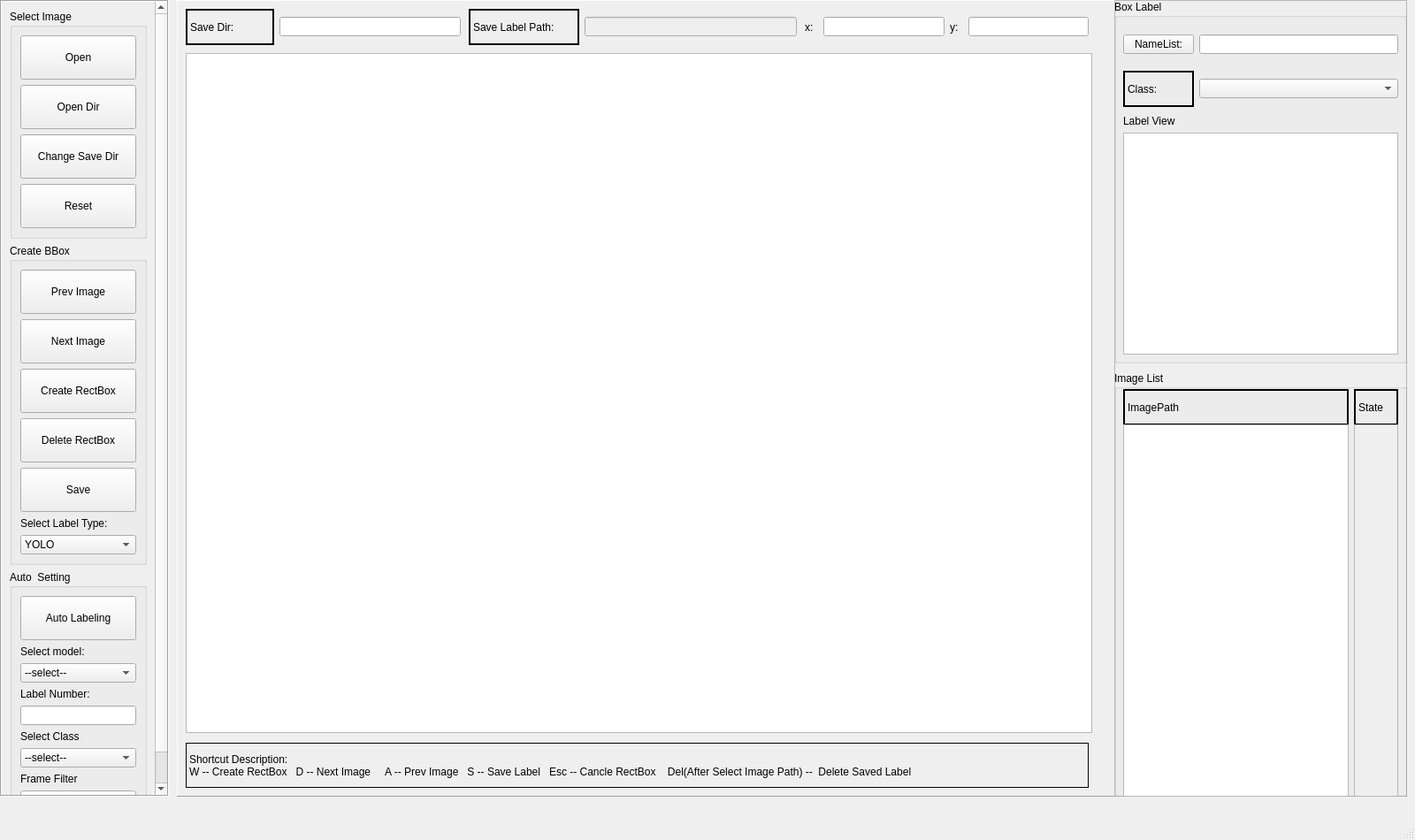
<?xml version="1.0" encoding="UTF-8"?>
<ui version="4.0">
 <class>LabelImg</class>
 <widget class="QMainWindow" name="LabelImg">
  <property name="geometry">
   <rect>
    <x>0</x>
    <y>0</y>
    <width>1600</width>
    <height>950</height>
   </rect>
  </property>
  <property name="windowTitle">
   <string>MainWindow</string>
  </property>
  <widget class="QWidget" name="centralwidget">
   <widget class="QScrollArea" name="scrollArea">
    <property name="geometry">
     <rect>
      <x>0</x>
      <y>0</y>
      <width>191</width>
      <height>901</height>
     </rect>
    </property>
    <property name="frameShape">
     <enum>QFrame::Box</enum>
    </property>
    <property name="widgetResizable">
     <bool>true</bool>
    </property>
    <widget class="QWidget" name="scrollAreaWidgetContents">
     <property name="geometry">
      <rect>
       <x>0</x>
       <y>-79</y>
       <width>190</width>
       <height>955</height>
      </rect>
     </property>
     <layout class="QVBoxLayout" name="verticalLayout">
      <item>
       <widget class="QGroupBox" name="groupBox_2">
        <property name="title">
         <string>Select Image</string>
        </property>
        <layout class="QVBoxLayout" name="verticalLayout_4">
         <item>
          <widget class="QPushButton" name="OpenButton">
           <property name="minimumSize">
            <size>
             <width>0</width>
             <height>50</height>
            </size>
           </property>
           <property name="maximumSize">
            <size>
             <width>16777215</width>
             <height>50</height>
            </size>
           </property>
           <property name="text">
            <string>Open</string>
           </property>
           <property name="icon">
            <iconset>
             <normaloff>C:/Users/.designer/resource/open.png</normaloff>C:/Users/.designer/resource/open.png</iconset>
           </property>
          </widget>
         </item>
         <item>
          <widget class="QPushButton" name="OpenDirButton">
           <property name="minimumSize">
            <size>
             <width>0</width>
             <height>50</height>
            </size>
           </property>
           <property name="maximumSize">
            <size>
             <width>16777215</width>
             <height>50</height>
            </size>
           </property>
           <property name="text">
            <string>Open Dir</string>
           </property>
          </widget>
         </item>
         <item>
          <widget class="QPushButton" name="SaveDirButton">
           <property name="minimumSize">
            <size>
             <width>0</width>
             <height>50</height>
            </size>
           </property>
           <property name="maximumSize">
            <size>
             <width>16777215</width>
             <height>50</height>
            </size>
           </property>
           <property name="text">
            <string>Change Save Dir</string>
           </property>
          </widget>
         </item>
         <item>
          <widget class="QPushButton" name="ResetButton">
           <property name="minimumSize">
            <size>
             <width>0</width>
             <height>50</height>
            </size>
           </property>
           <property name="maximumSize">
            <size>
             <width>16777215</width>
             <height>50</height>
            </size>
           </property>
           <property name="text">
            <string>Reset</string>
           </property>
          </widget>
         </item>
        </layout>
       </widget>
      </item>
      <item>
       <widget class="QGroupBox" name="groupBox">
        <property name="title">
         <string>Create BBox</string>
        </property>
        <layout class="QVBoxLayout" name="verticalLayout_2">
         <item>
          <widget class="QPushButton" name="PrevButton">
           <property name="minimumSize">
            <size>
             <width>0</width>
             <height>50</height>
            </size>
           </property>
           <property name="maximumSize">
            <size>
             <width>16777215</width>
             <height>50</height>
            </size>
           </property>
           <property name="text">
            <string>Prev Image</string>
           </property>
          </widget>
         </item>
         <item>
          <widget class="QPushButton" name="NextButton">
           <property name="minimumSize">
            <size>
             <width>0</width>
             <height>50</height>
            </size>
           </property>
           <property name="maximumSize">
            <size>
             <width>16777215</width>
             <height>50</height>
            </size>
           </property>
           <property name="text">
            <string>Next Image</string>
           </property>
          </widget>
         </item>
         <item>
          <widget class="QPushButton" name="CreateBBoxButton">
           <property name="minimumSize">
            <size>
             <width>0</width>
             <height>50</height>
            </size>
           </property>
           <property name="maximumSize">
            <size>
             <width>16777215</width>
             <height>50</height>
            </size>
           </property>
           <property name="text">
            <string>Create RectBox</string>
           </property>
          </widget>
         </item>
         <item>
          <widget class="QPushButton" name="DeleteBBoxButton">
           <property name="minimumSize">
            <size>
             <width>0</width>
             <height>50</height>
            </size>
           </property>
           <property name="maximumSize">
            <size>
             <width>16777215</width>
             <height>50</height>
            </size>
           </property>
           <property name="text">
            <string>Delete RectBox</string>
           </property>
          </widget>
         </item>
         <item>
          <widget class="QPushButton" name="SaveButton">
           <property name="minimumSize">
            <size>
             <width>0</width>
             <height>50</height>
            </size>
           </property>
           <property name="maximumSize">
            <size>
             <width>16777215</width>
             <height>50</height>
            </size>
           </property>
           <property name="text">
            <string>Save</string>
           </property>
          </widget>
         </item>
         <item>
          <widget class="QLabel" name="label_6">
           <property name="text">
            <string>Select Label Type:</string>
           </property>
          </widget>
         </item>
         <item>
          <widget class="QComboBox" name="LabelTypeComboBox">
           <item>
            <property name="text">
             <string>YOLO</string>
            </property>
           </item>
           <item>
            <property name="text">
             <string>Pascal VOC</string>
            </property>
           </item>
          </widget>
         </item>
        </layout>
       </widget>
      </item>
      <item>
       <widget class="QGroupBox" name="groupBox_6">
        <property name="title">
         <string>Auto  Setting</string>
        </property>
        <layout class="QVBoxLayout" name="verticalLayout_6">
         <item>
          <widget class="QPushButton" name="AutoLabelingButton">
           <property name="minimumSize">
            <size>
             <width>0</width>
             <height>50</height>
            </size>
           </property>
           <property name="maximumSize">
            <size>
             <width>16777215</width>
             <height>50</height>
            </size>
           </property>
           <property name="text">
            <string>Auto Labeling</string>
           </property>
          </widget>
         </item>
         <item>
          <widget class="QLabel" name="label_2">
           <property name="text">
            <string>Select model:</string>
           </property>
          </widget>
         </item>
         <item>
          <widget class="QComboBox" name="ModelComboBox">
           <item>
            <property name="text">
             <string>--select--</string>
            </property>
           </item>
           <item>
            <property name="text">
             <string>Mask-RCNN</string>
            </property>
           </item>
           <item>
            <property name="text">
             <string>YOLOV7</string>
            </property>
           </item>
          </widget>
         </item>
         <item>
          <widget class="QLabel" name="label">
           <property name="text">
            <string>Label Number:</string>
           </property>
          </widget>
         </item>
         <item>
          <widget class="QLineEdit" name="LabelNumber"/>
         </item>
         <item>
          <widget class="QLabel" name="label_13">
           <property name="text">
            <string>Select Class</string>
           </property>
          </widget>
         </item>
         <item>
          <widget class="QComboBox" name="ClassComboBox">
           <item>
            <property name="text">
             <string>--select--</string>
            </property>
           </item>
           <item>
            <property name="text">
             <string>car</string>
            </property>
           </item>
           <item>
            <property name="text">
             <string>person</string>
            </property>
           </item>
           <item>
            <property name="text">
             <string/>
            </property>
           </item>
          </widget>
         </item>
         <item>
          <widget class="QLabel" name="label_14">
           <property name="text">
            <string>Frame Filter</string>
           </property>
          </widget>
         </item>
         <item>
          <widget class="QComboBox" name="comboBox">
           <property name="maximumSize">
            <size>
             <width>16777215</width>
             <height>21</height>
            </size>
           </property>
           <property name="iconSize">
            <size>
             <width>20</width>
             <height>20</height>
            </size>
           </property>
           <item>
            <property name="text">
             <string>select</string>
            </property>
           </item>
           <item>
            <property name="text">
             <string>Uniform Sample</string>
            </property>
           </item>
           <item>
            <property name="text">
             <string>Motion Detect</string>
            </property>
           </item>
          </widget>
         </item>
        </layout>
       </widget>
      </item>
     </layout>
    </widget>
   </widget>
   <widget class="QFrame" name="frame">
    <property name="geometry">
     <rect>
      <x>200</x>
      <y>0</y>
      <width>1061</width>
      <height>901</height>
     </rect>
    </property>
    <property name="frameShape">
     <enum>QFrame::Panel</enum>
    </property>
    <property name="frameShadow">
     <enum>QFrame::Raised</enum>
    </property>
    <widget class="QGraphicsView" name="graphicsView">
     <property name="geometry">
      <rect>
       <x>10</x>
       <y>60</y>
       <width>1025</width>
       <height>769</height>
      </rect>
     </property>
    </widget>
    <widget class="QWidget" name="horizontalLayoutWidget_3">
     <property name="geometry">
      <rect>
       <x>10</x>
       <y>10</y>
       <width>311</width>
       <height>41</height>
      </rect>
     </property>
     <layout class="QHBoxLayout" name="horizontalLayout_3">
      <item>
       <widget class="QLabel" name="label_5">
        <property name="minimumSize">
         <size>
          <width>100</width>
          <height>0</height>
         </size>
        </property>
        <property name="maximumSize">
         <size>
          <width>100</width>
          <height>16777215</height>
         </size>
        </property>
        <property name="styleSheet">
         <string notr="true"/>
        </property>
        <property name="frameShape">
         <enum>QFrame::WinPanel</enum>
        </property>
        <property name="text">
         <string>Save Dir:</string>
        </property>
       </widget>
      </item>
      <item>
       <widget class="QLineEdit" name="SaveDir">
        <property name="styleSheet">
         <string notr="true"/>
        </property>
       </widget>
      </item>
     </layout>
    </widget>
    <widget class="QWidget" name="horizontalLayoutWidget_4">
     <property name="geometry">
      <rect>
       <x>330</x>
       <y>10</y>
       <width>371</width>
       <height>41</height>
      </rect>
     </property>
     <layout class="QHBoxLayout" name="horizontalLayout_4">
      <item>
       <widget class="QLabel" name="label_7">
        <property name="minimumSize">
         <size>
          <width>125</width>
          <height>0</height>
         </size>
        </property>
        <property name="maximumSize">
         <size>
          <width>125</width>
          <height>16777215</height>
         </size>
        </property>
        <property name="frameShape">
         <enum>QFrame::WinPanel</enum>
        </property>
        <property name="text">
         <string>Save Label Path:</string>
        </property>
       </widget>
      </item>
      <item>
       <widget class="QLineEdit" name="SaveLabelPath">
        <property name="enabled">
         <bool>false</bool>
        </property>
       </widget>
      </item>
     </layout>
    </widget>
    <widget class="QWidget" name="horizontalLayoutWidget_5">
     <property name="geometry">
      <rect>
       <x>710</x>
       <y>10</y>
       <width>321</width>
       <height>41</height>
      </rect>
     </property>
     <layout class="QHBoxLayout" name="horizontalLayout_5">
      <item>
       <widget class="QLabel" name="label_8">
        <property name="minimumSize">
         <size>
          <width>15</width>
          <height>0</height>
         </size>
        </property>
        <property name="maximumSize">
         <size>
          <width>15</width>
          <height>16777215</height>
         </size>
        </property>
        <property name="frameShape">
         <enum>QFrame::NoFrame</enum>
        </property>
        <property name="text">
         <string>x:</string>
        </property>
       </widget>
      </item>
      <item>
       <widget class="QLineEdit" name="mouseX"/>
      </item>
      <item>
       <widget class="QLabel" name="label_10">
        <property name="minimumSize">
         <size>
          <width>15</width>
          <height>0</height>
         </size>
        </property>
        <property name="maximumSize">
         <size>
          <width>15</width>
          <height>16777215</height>
         </size>
        </property>
        <property name="text">
         <string>y:</string>
        </property>
       </widget>
      </item>
      <item>
       <widget class="QLineEdit" name="mouseY"/>
      </item>
     </layout>
    </widget>
    <widget class="QLabel" name="label_9">
     <property name="geometry">
      <rect>
       <x>10</x>
       <y>840</y>
       <width>1021</width>
       <height>51</height>
      </rect>
     </property>
     <property name="frameShape">
      <enum>QFrame::Panel</enum>
     </property>
     <property name="text">
      <string>Shortcut Description:  
W -- Create RectBox   D -- Next Image     A -- Prev Image   S -- Save Label   Esc -- Cancle RectBox    Del(After Select Image Path) --  Delete Saved Label</string>
     </property>
    </widget>
   </widget>
   <widget class="QFrame" name="frame_2">
    <property name="geometry">
     <rect>
      <x>1260</x>
      <y>0</y>
      <width>331</width>
      <height>901</height>
     </rect>
    </property>
    <property name="frameShape">
     <enum>QFrame::StyledPanel</enum>
    </property>
    <property name="frameShadow">
     <enum>QFrame::Raised</enum>
    </property>
    <widget class="QGroupBox" name="groupBox_4">
     <property name="geometry">
      <rect>
       <x>0</x>
       <y>0</y>
       <width>331</width>
       <height>411</height>
      </rect>
     </property>
     <property name="title">
      <string>Box Label</string>
     </property>
     <widget class="QWidget" name="horizontalLayoutWidget">
      <property name="geometry">
       <rect>
        <x>10</x>
        <y>80</y>
        <width>311</width>
        <height>41</height>
       </rect>
      </property>
      <layout class="QHBoxLayout" name="horizontalLayout">
       <item>
        <widget class="QLabel" name="label_3">
         <property name="minimumSize">
          <size>
           <width>80</width>
           <height>0</height>
          </size>
         </property>
         <property name="maximumSize">
          <size>
           <width>80</width>
           <height>16777215</height>
          </size>
         </property>
         <property name="frameShape">
          <enum>QFrame::WinPanel</enum>
         </property>
         <property name="text">
          <string>Class:</string>
         </property>
        </widget>
       </item>
       <item>
        <widget class="QComboBox" name="LabelComboBox"/>
       </item>
      </layout>
     </widget>
     <widget class="QWidget" name="horizontalLayoutWidget_2">
      <property name="geometry">
       <rect>
        <x>10</x>
        <y>30</y>
        <width>311</width>
        <height>41</height>
       </rect>
      </property>
      <layout class="QHBoxLayout" name="horizontalLayout_2">
       <item>
        <widget class="QPushButton" name="NameListButton">
         <property name="text">
          <string>NameList:</string>
         </property>
        </widget>
       </item>
       <item>
        <widget class="QLineEdit" name="NameListPath"/>
       </item>
      </layout>
     </widget>
     <widget class="QWidget" name="verticalLayoutWidget">
      <property name="geometry">
       <rect>
        <x>10</x>
        <y>130</y>
        <width>311</width>
        <height>271</height>
       </rect>
      </property>
      <layout class="QVBoxLayout" name="verticalLayout_7">
       <item>
        <widget class="QLabel" name="label_4">
         <property name="text">
          <string>Label View</string>
         </property>
        </widget>
       </item>
       <item>
        <widget class="QListWidget" name="ListPreviewWidget"/>
       </item>
      </layout>
     </widget>
    </widget>
    <widget class="QGroupBox" name="groupBox_5">
     <property name="geometry">
      <rect>
       <x>0</x>
       <y>420</y>
       <width>331</width>
       <height>481</height>
      </rect>
     </property>
     <property name="title">
      <string>Image List</string>
     </property>
     <widget class="QWidget" name="horizontalLayoutWidget_6">
      <property name="geometry">
       <rect>
        <x>10</x>
        <y>20</y>
        <width>311</width>
        <height>41</height>
       </rect>
      </property>
      <layout class="QHBoxLayout" name="horizontalLayout_6">
       <item>
        <widget class="QLabel" name="label_11">
         <property name="frameShape">
          <enum>QFrame::WinPanel</enum>
         </property>
         <property name="text">
          <string>ImagePath</string>
         </property>
        </widget>
       </item>
       <item>
        <widget class="QLabel" name="label_12">
         <property name="minimumSize">
          <size>
           <width>50</width>
           <height>0</height>
          </size>
         </property>
         <property name="maximumSize">
          <size>
           <width>50</width>
           <height>16777215</height>
          </size>
         </property>
         <property name="frameShape">
          <enum>QFrame::WinPanel</enum>
         </property>
         <property name="text">
          <string>State</string>
         </property>
        </widget>
       </item>
      </layout>
     </widget>
     <widget class="QWidget" name="horizontalLayoutWidget_7">
      <property name="geometry">
       <rect>
        <x>10</x>
        <y>60</y>
        <width>311</width>
        <height>421</height>
       </rect>
      </property>
      <layout class="QHBoxLayout" name="horizontalLayout_7">
       <item>
        <widget class="QListWidget" name="ImageListWidget"/>
       </item>
       <item>
        <widget class="QListWidget" name="ImageStateListWidget">
         <property name="enabled">
          <bool>false</bool>
         </property>
         <property name="minimumSize">
          <size>
           <width>50</width>
           <height>0</height>
          </size>
         </property>
         <property name="maximumSize">
          <size>
           <width>50</width>
           <height>16777215</height>
          </size>
         </property>
        </widget>
       </item>
      </layout>
     </widget>
    </widget>
   </widget>
  </widget>
  <widget class="QMenuBar" name="menubar">
   <property name="geometry">
    <rect>
     <x>0</x>
     <y>0</y>
     <width>1600</width>
     <height>26</height>
    </rect>
   </property>
  </widget>
  <widget class="QStatusBar" name="statusbar"/>
 </widget>
 <resources/>
 <connections/>
</ui>
